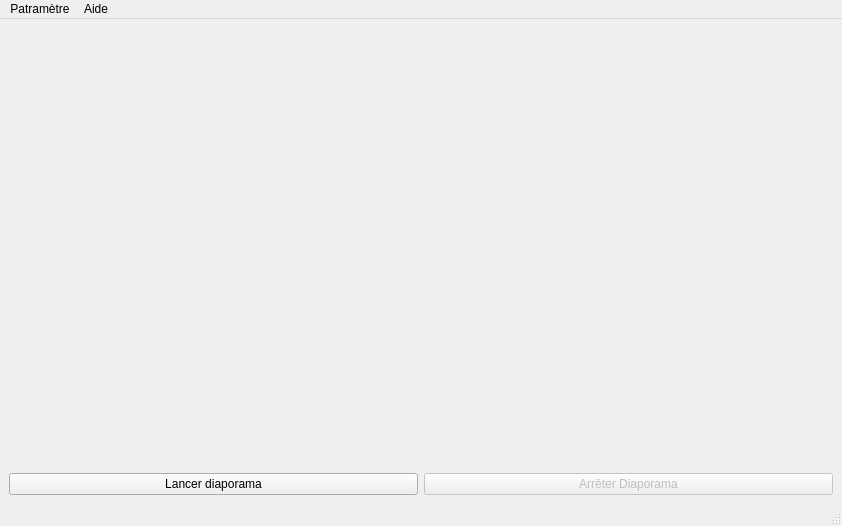
<?xml version="1.0" encoding="UTF-8"?>
<ui version="4.0">
 <class>LecteurVue</class>
 <widget class="QMainWindow" name="LecteurVue">
  <property name="geometry">
   <rect>
    <x>0</x>
    <y>0</y>
    <width>842</width>
    <height>526</height>
   </rect>
  </property>
  <property name="windowTitle">
   <string>LecteurVue</string>
  </property>
  <widget class="QWidget" name="centralwidget">
   <property name="enabled">
    <bool>true</bool>
   </property>
   <layout class="QHBoxLayout" name="horizontalLayout_5">
    <item>
     <layout class="QVBoxLayout" name="verticalLayout">
      <item>
       <layout class="QHBoxLayout" name="horizontalLayout"/>
      </item>
      <item>
       <spacer name="verticalSpacer_2">
        <property name="orientation">
         <enum>Qt::Vertical</enum>
        </property>
        <property name="sizeHint" stdset="0">
         <size>
          <width>20</width>
          <height>40</height>
         </size>
        </property>
       </spacer>
      </item>
      <item>
       <layout class="QHBoxLayout" name="horizontalLayout_2">
        <item>
         <widget class="QPushButton" name="bPrecedent">
          <property name="text">
           <string/>
          </property>
          <property name="icon">
           <iconset>
            <normaloff>//haya/dossiersetud_BaieSsd/amarrier002/Desktop/image diapo/Arrow-PNG-Pic-inverse.png</normaloff>//haya/dossiersetud_BaieSsd/amarrier002/Desktop/image diapo/Arrow-PNG-Pic-inverse.png</iconset>
          </property>
          <property name="iconSize">
           <size>
            <width>60</width>
            <height>30</height>
           </size>
          </property>
          <property name="flat">
           <bool>true</bool>
          </property>
         </widget>
        </item>
        <item>
         <spacer name="horizontalSpacer">
          <property name="orientation">
           <enum>Qt::Horizontal</enum>
          </property>
          <property name="sizeHint" stdset="0">
           <size>
            <width>40</width>
            <height>20</height>
           </size>
          </property>
         </spacer>
        </item>
        <item>
         <spacer name="horizontalSpacer_3">
          <property name="orientation">
           <enum>Qt::Horizontal</enum>
          </property>
          <property name="sizeHint" stdset="0">
           <size>
            <width>40</width>
            <height>20</height>
           </size>
          </property>
         </spacer>
        </item>
        <item>
         <widget class="QPushButton" name="bSuivant">
          <property name="minimumSize">
           <size>
            <width>0</width>
            <height>0</height>
           </size>
          </property>
          <property name="sizeIncrement">
           <size>
            <width>60</width>
            <height>0</height>
           </size>
          </property>
          <property name="baseSize">
           <size>
            <width>60</width>
            <height>0</height>
           </size>
          </property>
          <property name="text">
           <string/>
          </property>
          <property name="icon">
           <iconset>
            <normaloff>//haya/dossiersetud_BaieSsd/amarrier002/Desktop/image diapo/Arrow-PNG-Pic.png</normaloff>//haya/dossiersetud_BaieSsd/amarrier002/Desktop/image diapo/Arrow-PNG-Pic.png</iconset>
          </property>
          <property name="iconSize">
           <size>
            <width>60</width>
            <height>30</height>
           </size>
          </property>
          <property name="flat">
           <bool>true</bool>
          </property>
         </widget>
        </item>
       </layout>
      </item>
      <item>
       <spacer name="verticalSpacer">
        <property name="orientation">
         <enum>Qt::Vertical</enum>
        </property>
        <property name="sizeHint" stdset="0">
         <size>
          <width>20</width>
          <height>40</height>
         </size>
        </property>
       </spacer>
      </item>
      <item>
       <layout class="QHBoxLayout" name="horizontalLayout_3">
        <item>
         <widget class="QPushButton" name="bLancerDiapo">
          <property name="text">
           <string>Lancer diaporama</string>
          </property>
         </widget>
        </item>
        <item>
         <widget class="QPushButton" name="bArreterDiapo">
          <property name="enabled">
           <bool>false</bool>
          </property>
          <property name="text">
           <string>Arrêter Diaporama</string>
          </property>
         </widget>
        </item>
       </layout>
      </item>
     </layout>
    </item>
   </layout>
  </widget>
  <widget class="QMenuBar" name="menubar">
   <property name="geometry">
    <rect>
     <x>0</x>
     <y>0</y>
     <width>842</width>
     <height>22</height>
    </rect>
   </property>
   <widget class="QMenu" name="menuPatram_tre">
    <property name="title">
     <string>Patramètre</string>
    </property>
    <addaction name="actionCharger_diaporama"/>
    <addaction name="separator"/>
    <addaction name="actionVitesse_de_d_filement"/>
   </widget>
   <widget class="QMenu" name="menuAide">
    <property name="title">
     <string>Aide</string>
    </property>
   </widget>
   <addaction name="menuPatram_tre"/>
   <addaction name="menuAide"/>
  </widget>
  <widget class="QStatusBar" name="statusBar">
   <property name="cursor">
    <cursorShape>CrossCursor</cursorShape>
   </property>
  </widget>
  <action name="actionCharger_diaporama">
   <property name="text">
    <string>Charger diaporama</string>
   </property>
  </action>
  <action name="actionVitesse_de_d_filement">
   <property name="text">
    <string>Vitesse de défilement</string>
   </property>
  </action>
 </widget>
 <resources/>
 <connections/>
</ui>
